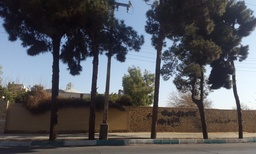
#> input picture RCNN_test/train/1_1 (23).jpg, 256 x 154 px, shrunk from 1920 x 1152 before the run, found by its file name
$ jupyter execute append_1.ipynb   (shell and % lines are left out)
#> lines starting #> are read from the running program, lines starting #| are printed output that depends on the picture; after the words box and inside, x2 and y2 are one past the last pixel; in counts of white or black regions, pixels touching at a corner belong together
<a href="https://colab.research.google.com/github/BLOSSOM1994/Tree_maskRcnn/blob/master/tesith/append_1.ipynb" target="_parent"></a>

[cell 1]
from skimage.color import rgb2gray
import numpy as np
import cv2
import matplotlib.pyplot as plt
from scipy import ndimage

[cell 2]
image = plt.imread('/content/1_1 (23).jpg')
#> image is the input picture: shape (154, 256, 3); mean R, G, B 87.3, 87.9, 92.4
image.shape
plt.imshow(image)

[cell 3]
gray = rgb2gray(image)
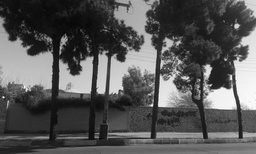
#> gray: shape (154, 256) float64; min 0.0294, max 0.996, mean 0.346
plt.imshow(gray, cmap='gray')

[cell 4]
gray.shape
#> Out = (154, 256)

[cell 5]
gray_r = gray.reshape(gray.shape[0]*gray.shape[1])
for i in range(gray_r.shape[0]):
    if gray_r[i] > gray_r.mean():
        gray_r[i] = 1
    else:
        gray_r[i] = 0
gray = gray_r.reshape(gray.shape[0],gray.shape[1])
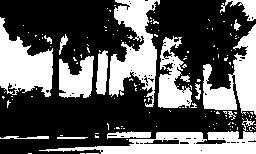
#> gray: shape (154, 256) float64; values 0 (black) and 1 (white), 36.6% white; 150 white regions (133 under 20 px), largest, box (x1, y1, x2, y2) and area: (109, 0, 160, 107) 2760, (39, 118, 256, 154) 2710, (0, 17, 53, 97) 2413
plt.imshow(gray, cmap='gray')

[cell 6]
gray = rgb2gray(image)
gray_r = gray.reshape(gray.shape[0]*gray.shape[1])
for i in range(gray_r.shape[0]):
    if gray_r[i] > gray_r.mean():
        gray_r[i] = 3
    elif gray_r[i] > 0.5:
        gray_r[i] = 2
    elif gray_r[i] > 0.25:
        gray_r[i] = 1
    else:
        gray_r[i] = 0
gray = gray_r.reshape(gray.shape[0],gray.shape[1])
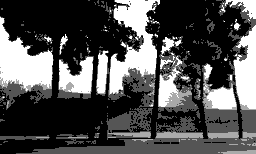
#> gray: shape (154, 256) float64; min 0, max 3, mean 0.965; drawn with min black and max white
plt.imshow(gray, cmap='gray')

$ run again, with RCNN_test/train/1_1 (1).JPG copied over RCNN_test/train/1_1 (23).jpg
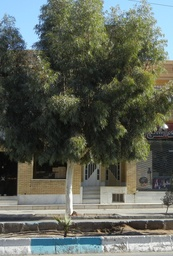
#> input picture RCNN_test/train/1_1 (1).JPG, 173 x 256 px, shrunk from 1761 x 2607 before the run, found by its file name
#> image is the input picture: shape (256, 173, 3); mean R, G, B 93.2, 98.4, 88.1
#> `gray = gray_r.reshape(gray.shape[0],gray.shape[1])`:
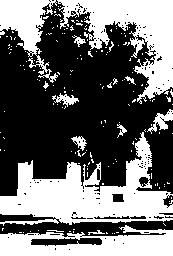
#> gray: shape (256, 173) float64; values 0 (black) and 1 (white), 42.6% white; 173 white regions (160 under 20 px), largest, box (x1, y1, x2, y2) and area: (0, 132, 173, 226) 7181, (57, 0, 173, 104) 4996, (0, 225, 173, 256) 3473
#> `gray = gray_r.reshape(gray.shape[0],gray.shape[1])`:
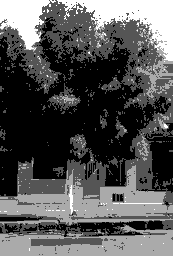
#> gray: shape (256, 173) float64; min 0, max 3, mean 1.01; drawn with min black and max white

$ run again, with RCNN_test/train/1_1 (10).jpg copied over RCNN_test/train/1_1 (23).jpg
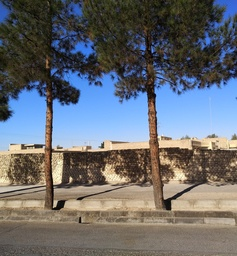
#> input picture RCNN_test/train/1_1 (10).jpg, 237 x 256 px, shrunk from 2768 x 2984 before the run, found by its file name
#> image is the input picture: shape (256, 237, 3); mean R, G, B 104.1, 107.4, 113
#> `gray = gray_r.reshape(gray.shape[0],gray.shape[1])`:
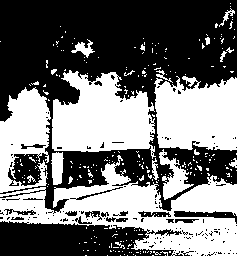
#> gray: shape (256, 237) float64; values 0 (black) and 1 (white), 44.8% white; 270 white regions (248 under 20 px), largest, box (x1, y1, x2, y2) and area: (0, 155, 237, 256) 10004, (52, 70, 156, 159) 6149, (154, 76, 237, 151) 5233
#> `gray = gray_r.reshape(gray.shape[0],gray.shape[1])`:
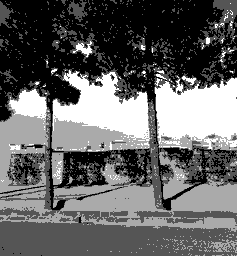
#> gray: shape (256, 237) float64; min 0, max 3, mean 1.19; drawn with min black and max white

$ run again, with RCNN_test/train/1_1 (11).jpg copied over RCNN_test/train/1_1 (23).jpg
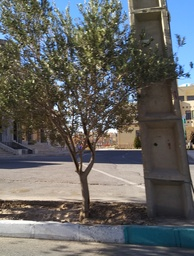
#> input picture RCNN_test/train/1_1 (11).jpg, 194 x 256 px, shrunk from 2113 x 2785 before the run, found by its file name
#> image is the input picture: shape (256, 194, 3); mean R, G, B 99, 99.2, 97
#> `gray = gray_r.reshape(gray.shape[0],gray.shape[1])`:
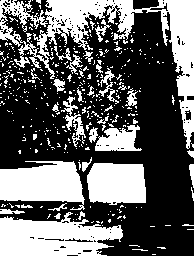
#> gray: shape (256, 194) float64; values 0 (black) and 1 (white), 38.9% white; 401 white regions (369 under 20 px), largest, box (x1, y1, x2, y2) and area: (0, 0, 194, 149) 6369, (0, 212, 123, 256) 3710, (0, 161, 85, 210) 2927
#> `gray = gray_r.reshape(gray.shape[0],gray.shape[1])`:
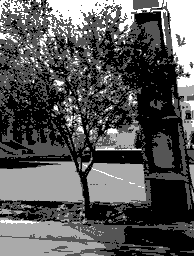
#> gray: shape (256, 194) float64; min 0, max 3, mean 1.03; drawn with min black and max white
